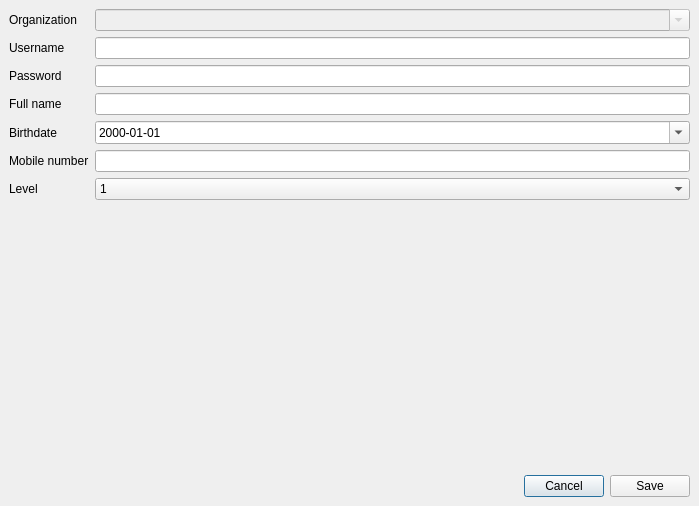
<?xml version="1.0" encoding="UTF-8"?>
<ui version="4.0">
 <class>DialogEditUser</class>
 <widget class="QDialog" name="DialogEditUser">
  <property name="geometry">
   <rect>
    <x>0</x>
    <y>0</y>
    <width>699</width>
    <height>506</height>
   </rect>
  </property>
  <property name="windowTitle">
   <string>Edit user</string>
  </property>
  <layout class="QVBoxLayout" name="verticalLayout">
   <property name="spacing">
    <number>0</number>
   </property>
   <property name="leftMargin">
    <number>0</number>
   </property>
   <property name="topMargin">
    <number>0</number>
   </property>
   <property name="rightMargin">
    <number>0</number>
   </property>
   <property name="bottomMargin">
    <number>0</number>
   </property>
   <item>
    <widget class="QScrollArea" name="scrollArea">
     <property name="frameShape">
      <enum>QFrame::NoFrame</enum>
     </property>
     <property name="widgetResizable">
      <bool>true</bool>
     </property>
     <widget class="QWidget" name="scrollAreaWidgetContents">
      <property name="geometry">
       <rect>
        <x>0</x>
        <y>0</y>
        <width>699</width>
        <height>465</height>
       </rect>
      </property>
      <layout class="QFormLayout" name="formLayout">
       <item row="0" column="0">
        <widget class="QLabel" name="label_8">
         <property name="text">
          <string>Organization</string>
         </property>
        </widget>
       </item>
       <item row="0" column="1">
        <widget class="QComboBox" name="comboBoxOrganizationName">
         <property name="enabled">
          <bool>false</bool>
         </property>
         <property name="editable">
          <bool>true</bool>
         </property>
         <property name="maxVisibleItems">
          <number>2147483647</number>
         </property>
         <property name="insertPolicy">
          <enum>QComboBox::NoInsert</enum>
         </property>
        </widget>
       </item>
       <item row="1" column="0">
        <widget class="QLabel" name="label">
         <property name="text">
          <string>Username</string>
         </property>
        </widget>
       </item>
       <item row="1" column="1">
        <widget class="QLineEdit" name="lineEditUserName"/>
       </item>
       <item row="2" column="0">
        <widget class="QLabel" name="label_2">
         <property name="text">
          <string>Password</string>
         </property>
        </widget>
       </item>
       <item row="2" column="1">
        <widget class="QLineEdit" name="lineEditAccessCode"/>
       </item>
       <item row="3" column="0">
        <widget class="QLabel" name="label_4">
         <property name="text">
          <string>Full name</string>
         </property>
        </widget>
       </item>
       <item row="3" column="1">
        <widget class="QLineEdit" name="lineEditFullName"/>
       </item>
       <item row="4" column="0">
        <widget class="QLabel" name="label_5">
         <property name="text">
          <string>Birthdate</string>
         </property>
        </widget>
       </item>
       <item row="4" column="1">
        <widget class="QDateEdit" name="dateEditBirthDate">
         <property name="displayFormat">
          <string>yyyy-MM-dd</string>
         </property>
         <property name="calendarPopup">
          <bool>true</bool>
         </property>
        </widget>
       </item>
       <item row="5" column="0">
        <widget class="QLabel" name="label_3">
         <property name="text">
          <string>Mobile number</string>
         </property>
        </widget>
       </item>
       <item row="5" column="1">
        <widget class="QLineEdit" name="lineEditMobileNumber"/>
       </item>
       <item row="6" column="0">
        <widget class="QLabel" name="label_7">
         <property name="text">
          <string>Level</string>
         </property>
        </widget>
       </item>
       <item row="6" column="1">
        <widget class="QComboBox" name="comboBoxAccessLevel">
         <property name="enabled">
          <bool>true</bool>
         </property>
         <item>
          <property name="text">
           <string>1</string>
          </property>
         </item>
         <item>
          <property name="text">
           <string>2</string>
          </property>
         </item>
        </widget>
       </item>
      </layout>
     </widget>
    </widget>
   </item>
   <item>
    <widget class="QWidget" name="widgetConfirmationButton" native="true">
     <layout class="QHBoxLayout" name="horizontalLayout_2">
      <item>
       <spacer name="horizontalSpacer">
        <property name="orientation">
         <enum>Qt::Horizontal</enum>
        </property>
        <property name="sizeHint" stdset="0">
         <size>
          <width>40</width>
          <height>20</height>
         </size>
        </property>
       </spacer>
      </item>
      <item>
       <widget class="QPushButton" name="pushButtonCancel">
        <property name="text">
         <string>Cancel</string>
        </property>
       </widget>
      </item>
      <item>
       <widget class="QPushButton" name="pushButtonSave">
        <property name="text">
         <string>Save</string>
        </property>
       </widget>
      </item>
     </layout>
    </widget>
   </item>
  </layout>
 </widget>
 <tabstops>
  <tabstop>scrollArea</tabstop>
 </tabstops>
 <resources/>
 <connections/>
</ui>
